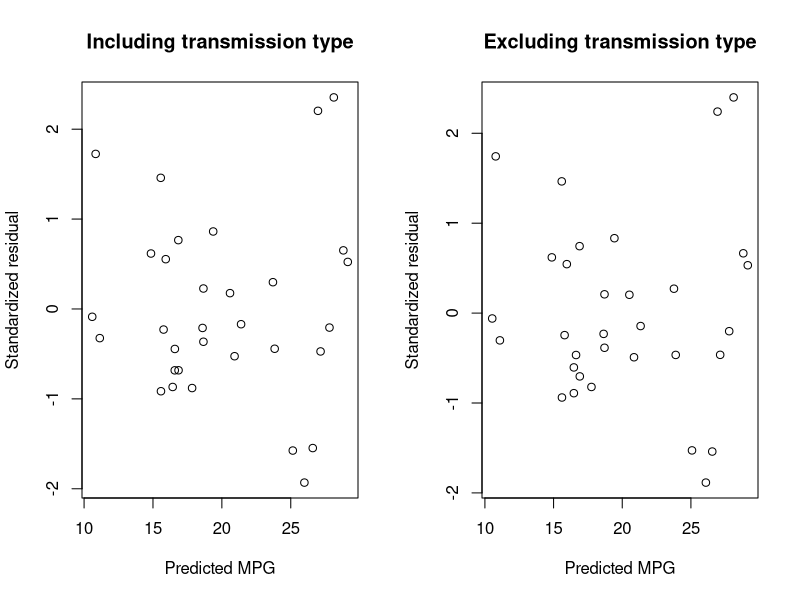

Write R code to recreate this figure.
## ---- chunk 1
knitr::opts_chunk$set(echo = TRUE)
## ---- chunk 2
data(mtcars)
head(mtcars)
sapply(mtcars, class)
any(is.na(mtcars))
## ---- chunk 3
model1 <- lm(mpg~as.factor(am), mtcars)
summary(model1)$coef
## ---- chunk 4
model2.wt.add <- lm(mpg~as.factor(am)+wt, mtcars)
model3.wtcyl.add <- lm(mpg~as.factor(am)+wt+as.factor(cyl), mtcars)
anova(model1, model2.wt.add, model3.wtcyl.add)
## ---- chunk 5
summary(model3.wtcyl.add)$coef
## ---- chunk 6
model.noam <- lm(mpg~wt+as.factor(cyl), mtcars)
anova(model.noam, model3.wtcyl.add)$"Pr(>F)"[2]
## ---- chunk 7
par(mfrow=c(1,2))
plot(predict(model3.wtcyl.add, wt=mtcars$wt), rstandard(model3.wtcyl.add), 
     main="Including transmission type",
     xlab="Predicted MPG",
     ylab="Standardized residual")
plot(predict(model.noam, wt=mtcars$wt), rstandard(model.noam), 
     main="Excluding transmission type",
     xlab="Predicted MPG",
     ylab="Standardized residual")
